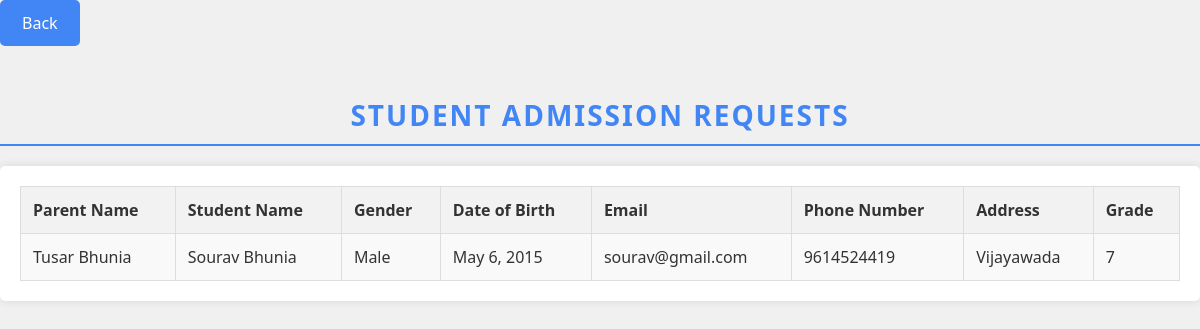
The page /view_student_admission_requests/ on the database its author committed.
### finalapp/models.py (models this page shows, shortened)
class StudentAdmission(models.Model):
    student_form = models.ForeignKey(StudentForm, on_delete=models.CASCADE)

class StudentForm(models.Model):
    GENDER_CHOICES = [
        ('Male', 'Male'),
        ('Female', 'Female'),
    ]
    GRADE_CHOICES = [
        ('1', 'class1'),
        ('2', 'class2'),
        ('3', 'class3'),
        ('4', 'class4'),
        ('5', 'class5'),
        ('6', 'class6'),
        ('7', 'class7'),
        ('8', 'class8'),
        ('9', 'class9'),
        ('10', 'class10'),
    ]
    first_name = models.CharField(max_length=100)
    last_name = models.CharField(max_length=100)
    enter_dob = models.DateField()
    parent_name = models.CharField(max_length=100, null=True)
    phone_number = models.CharField(max_length=15)
    enter_email = models.EmailField()
    gender = models.CharField(max_length=10, choices=GENDER_CHOICES)
    grade = models.CharField(max_length=10, choices=GRADE_CHOICES)
    address = models.TextField(max_length=200)

### finalapp/views.py (the view)
# urls.py: path('view_student_admission_requests/', view_student_admission_requests, name='view_student_admission_requests'),
def view_student_admission_requests(request):
    admission_requests = StudentAdmission.objects.all()
    return render(request, 'view_student_admission_requests.html', {'admission_requests': admission_requests})

### finalapp/templates/view_student_admission_requests.html (shortened to what this page needs)
<!DOCTYPE html>
<html lang="en">
<head>
<head>
</head>
<body>
    <a href="#" class="back-button" onclick="history.back()">Back</a>
    <center>
        <h1>Student Admission Requests</h1>
        <div class="admission-request-container">
            <table class="admission-request-table">
                <tr>
                    <th>Parent Name</th>
                    <th>Student Name</th>
                    <th>Gender</th>
                    <th>Date of Birth</th>
                    <th>Email</th>
                    <th>Phone Number</th>
                    <th>Address</th>
                    <th>Grade</th>
                </tr>
                {% for admission_request in admission_requests %}
                    <tr class="admission-request-row">
                        <td>{{ admission_request.student_form.parent_name }}</td>
                        <td>{{ admission_request.student_form.first_name }} {{ admission_request.student_form.last_name }}</td>
                        <td>{{ admission_request.student_form.gender }}</td>
                        <td>{{ admission_request.student_form.enter_dob }}</td>
                        <td>{{ admission_request.student_form.enter_email }}</td>
                        <td>{{ admission_request.student_form.phone_number }}</td>
                        <td>{{ admission_request.student_form.address }}</td>
                        <td>{{ admission_request.student_form.grade }}</td>
                    </tr>
                {% endfor %}
            </table>
        </div>
    </center>
</body>

### finalapp/templates/view_student_admission_requests.html (style rules this page uses)
body { font-family: 'Segoe UI', Tahoma, Geneva, Verdana, sans-serif; background-color: #f0f0f0; margin: 0; padding: 0; color: #333333; }
.back-button { display: inline-block; margin-bottom: 20px; text-decoration: none; color: #fff; border: 2px solid #4285f4; padding: 10px 20px; border-radius: 5px; background-color: #4285f4; transition: background-color 0.3s, color 0.3s; }
center { text-align: center; }
h1 { color: #4285f4; margin-bottom: 20px; text-align: center; text-transform: uppercase; letter-spacing: 2px; font-size: 28px; border-bottom: 2px solid #4285f4; padding-bottom: 10px; margin-top: 30px; }
.admission-request-container { margin-top: 20px; background-color: #fff; border-radius: 5px; padding: 20px; box-shadow: 0px 0px 10px rgba(0, 0, 0, 0.1); }
.admission-request-table { width: 100%; border-collapse: collapse; }
.admission-request-table th, .admission-request-table td { border: 1px solid #ddd; padding: 12px; text-align: left; }
.admission-request-table th { background-color: #f2f2f2; }
.admission-request-row:nth-child(even) { background-color: #f9f9f9; }

### rows shown on the page
StudentAdmission: student_form.parent_name "Tusar Bhunia", student_form.first_name "Sourav", student_form.last_name "Bhunia", student_form.gender "Male", student_form.enter_dob "May 6, 2015", student_form.enter_email "sourav@gmail.com", student_form.phone_number "9614524419", student_form.address "Vijayawada", student_form.grade "7"
